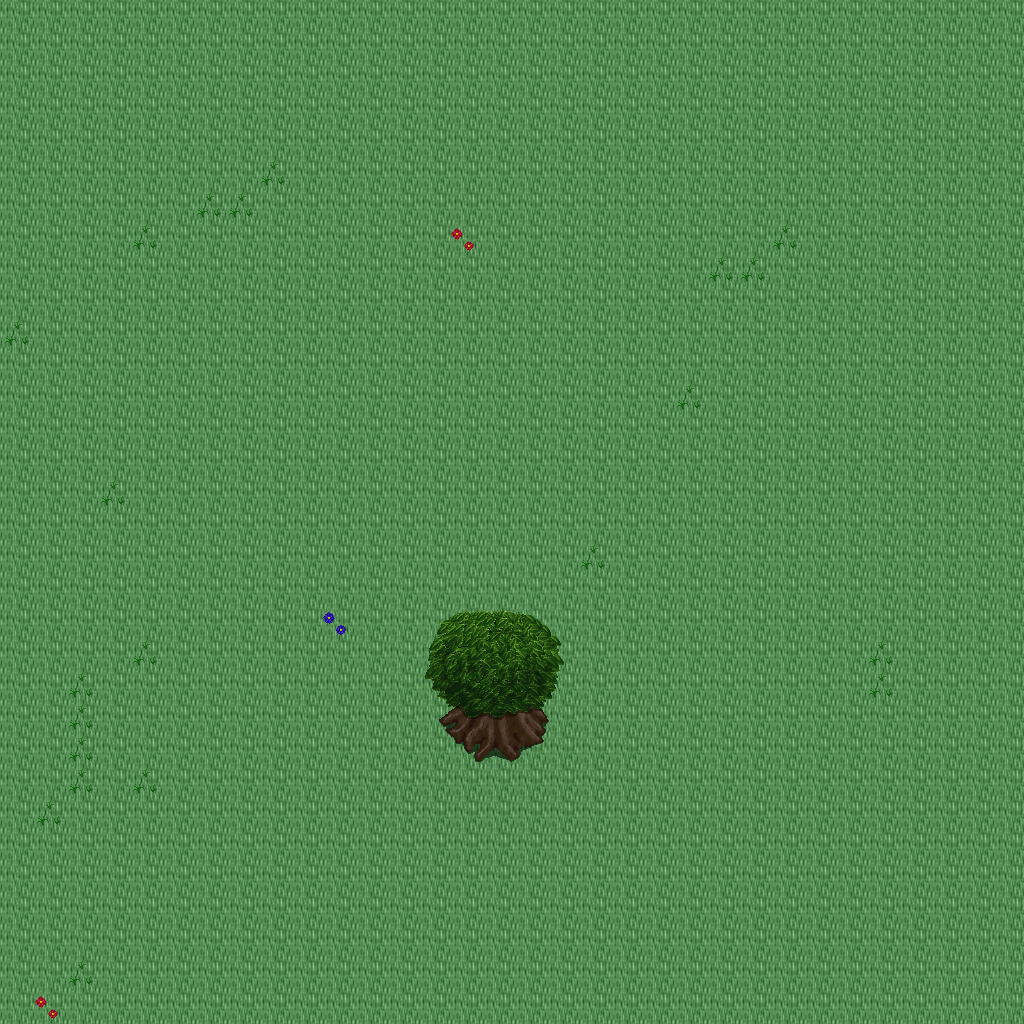

The image is a tile-based game level rendered from a .tmx file. Its description and source (layers, tilesets, objects; grid data summarised) follow:
An orthogonal 32x32 tile map with 32x32 px tiles, 5 tile layers (Ground, Objects, Objects2, Above, ...), 1 hidden layer not drawn, 16 tilesets.

<map version="1.10" tiledversion="1.11.0" orientation="orthogonal" renderorder="right-down" width="32" height="32" tilewidth="32" tileheight="32" infinite="0" nextlayerid="11" nextobjectid="1">
 <tileset firstgid="1" name="ground_ground" tilewidth="32" tileheight="32" tilecount="33" columns="3">
  <image source="../drawable/ground_ground.png" width="96" height="352" />
 </tileset>
 <tileset firstgid="34" name="ground_ridge_earth_dark" tilewidth="32" tileheight="32" tilecount="96" columns="12">
  <image source="../drawable/ground_ridge_earth_dark.png" width="384" height="256" />
 </tileset>
 <tileset firstgid="130" name="ground_earth_edges" tilewidth="32" tileheight="32" tilecount="18" columns="6">
  <image source="../drawable/ground_earth_edges.png" width="192" height="96" />
 </tileset>
 <tileset firstgid="148" name="ground_rock_pebbles" tilewidth="32" tileheight="32" tilecount="3" columns="1">
  <image source="../drawable/ground_rock_pebbles.png" width="32" height="96" />
 </tileset>
 <tileset firstgid="151" name="plant_grasses" tilewidth="32" tileheight="32" tilecount="6" columns="3">
  <image source="../drawable/plant_grasses.png" width="96" height="64" />
 </tileset>
 <tileset firstgid="157" name="plant_flower_daisy_white" tilewidth="32" tileheight="32" tilecount="8" columns="2">
  <image source="../drawable/plant_flower_daisy_white.png" width="64" height="128" />
 </tileset>
 <tileset firstgid="165" name="plant_flower_daisy_blue" tilewidth="32" tileheight="32" tilecount="8" columns="2">
  <image source="../drawable/plant_flower_daisy_blue.png" width="64" height="128" />
 </tileset>
 <tileset firstgid="173" name="plant_flower_daisy_red" tilewidth="32" tileheight="32" tilecount="8" columns="2">
  <image source="../drawable/plant_flower_daisy_red.png" width="64" height="128" />
 </tileset>
 <tileset firstgid="181" name="plant_flower_daisy_yellow" tilewidth="32" tileheight="32" tilecount="8" columns="2">
  <image source="../drawable/plant_flower_daisy_yellow.png" width="64" height="128" />
 </tileset>
 <tileset firstgid="189" name="plant_tree_tree_green" tilewidth="32" tileheight="32" tilecount="88" columns="8">
  <image source="../drawable/plant_tree_tree_green.png" width="256" height="352" />
 </tileset>
 <tileset firstgid="277" name="logic_portal" tilewidth="32" tileheight="32" tilecount="24" columns="8">
  <image source="../drawable/logic_portal.png" width="256" height="96" />
 </tileset>
 <tileset firstgid="301" name="logic_collision" tilewidth="32" tileheight="32" tilecount="1" columns="1">
  <image source="../drawable/logic_collision.png" width="32" height="32" />
 </tileset>
 <tileset firstgid="302" name="furniture_chair_bench_wooden" tilewidth="32" tileheight="32" tilecount="8" columns="2">
  <image source="../drawable/furniture_chair_bench_wooden.png" width="64" height="128" />
 </tileset>
 <tileset firstgid="310" name="plant_stump_int_small_stump_2" tilewidth="32" tileheight="32" tilecount="1" columns="1">
  <image source="../drawable/plant_stump_int_small_stump_2.png" width="32" height="32" />
 </tileset>
 <tileset firstgid="311" name="object_well_hoist" tilewidth="32" tileheight="32" tilecount="9" columns="3">
  <image source="../drawable/object_well_hoist.png" width="96" height="96" />
 </tileset>
 <tileset firstgid="320" name="logic_creature_mutant" tilewidth="32" tileheight="32" tilecount="7" columns="7">
  <image source="../drawable/logic_creature_mutant.png" width="224" height="32" />
 </tileset>
 <layer id="1" name="Ground" width="32" height="32">
  <data>[1024 cells, 1024 non-empty, 1 distinct tile ids]</data>
 </layer>
 <layer id="2" name="Objects" width="32" height="32">
  <data>[1024 cells, 24 non-empty, 3 distinct tile ids]</data>
 </layer>
 <layer id="3" name="Objects2" width="32" height="32">
  <data>[1024 cells, 5 non-empty, 5 distinct tile ids]</data>
 </layer>
 <layer id="4" name="Above" width="32" height="32">
  <data>[1024 cells, 18 non-empty, 18 distinct tile ids]</data>
 </layer>
 <layer id="5" name="Above2" width="32" height="32">
  <data>[1024 cells, 0 non-empty, 0 distinct tile ids]</data>
 </layer>
 <layer id="6" name="Walkable" width="32" height="32" visible="0">
  <data>[1024 cells, 6 non-empty, 1 distinct tile ids]</data>
 </layer>
 <objectgroup id="7" name="Mapevents" />
 <objectgroup id="8" name="Spawn" />
 <objectgroup id="9" name="Keys" />
 <objectgroup id="10" name="Replace" />
</map>
